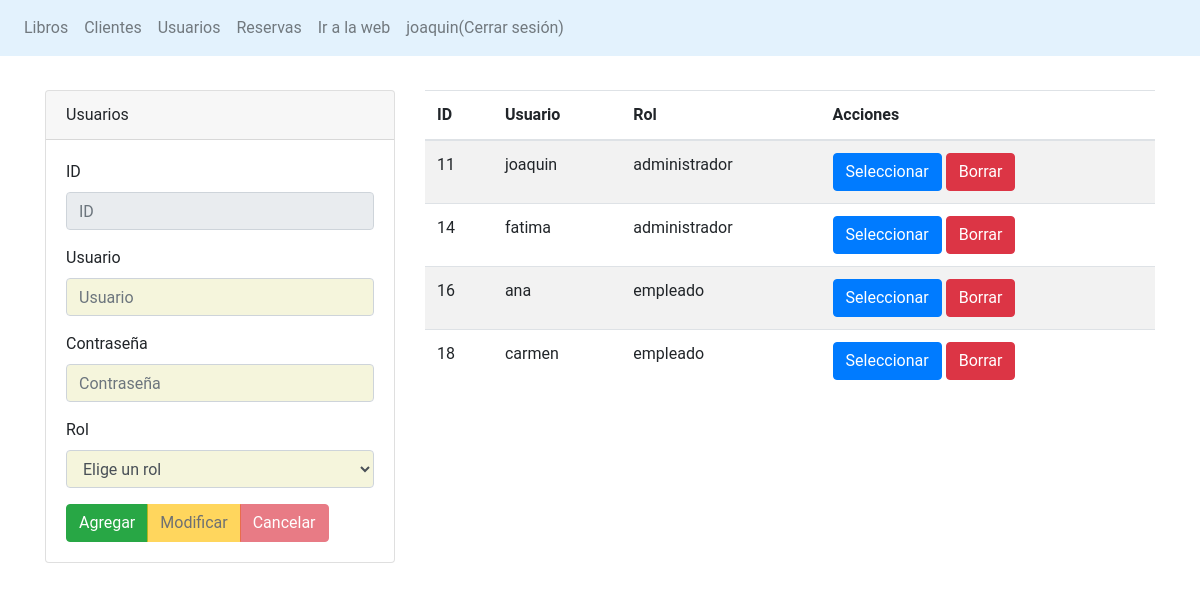
Screenshot of /administrador/usuarios.php (signed in) with the database file from the repository.
### tables this page shows
CREATE TABLE `usuarios` (
  `id` int(11) NOT NULL,
  `usuario` varchar(30) NOT NULL,
  `contrasenia` varchar(255) NOT NULL,
  `rol` varchar(20) NOT NULL
);

### config/UsuariosDAO.php (called while the page is built, shortened)
<?php
    require("conexion.php");
    $querySelect=$conexion->prepare("SELECT * FROM usuarios");
    $querySelect->execute();
    $resultados=$querySelect->fetchAll(PDO::FETCH_ASSOC);
?>

### administrador/usuarios.php (the view, shortened to what this page needs)
<?php include('template/header.php'); ?>
<?php
    $txtID=(isset($_POST['txtID']))?$_POST['txtID']:"";
    $txtUsuario=(isset($_POST['txtUsuario']))?$_POST['txtUsuario']:"";
    $txtContrasenia=(isset($_POST['txtContrasenia']))?$_POST['txtContrasenia']:"";
    $accion=(isset($_POST['accion']))?$_POST['accion']:"";
    require ("../config/UsuariosDAO.php");
?>
                <div class="col-md-4">
                    <div class="card">
                        <div class="card-header">
                            Usuarios
                        </div>
                        <div class="card-body">
                            <form method="POST">
                            <div class = "form-group">
                            <label for="txtID">ID</label>
                            <input type="text" required readonly class="form-control" name="txtID" value="<?php echo $txtID; ?>" id="txtID" placeholder="ID">
                            </div>
                            <div class="form-group">
                            <label for="txtNombre">Usuario</label>
                            <input type="text" required class="form-control formulario-input" name="txtUsuario" value="<?php echo $txtUsuario; ?>" id="txtUsuario" placeholder="Usuario">
                            </div>
                            <div class="form-group">
                            <label for="txtAutor">Contraseña</label>
                            <input type="password" required class="form-control formulario-input" name="txtContrasenia" value="<?php echo $txtContrasenia; ?>" id="txtContrasenia" placeholder="Contraseña">
                            </div>
                            <div class="form-group">
                            <label for="txtRol">Rol</label>
                            <select class="form-control formulario-input" required name="txtRol" id="txtRol">
                                <option value="">Elige un rol</option>
                            </select>
                            </div>
                            <div class="btn-group" role="group" aria-label="">
                                <button type="submit" value="Agregar" name="accion" <?php echo ($accion=="Seleccionar")?"disabled":""; ?> class="btn btn-success">Agregar</button>
                                <button type="submit" value="Modificar" name="accion" <?php echo ($accion!="Seleccionar")?"disabled":""; ?> class="btn btn-warning">Modificar</button>
                                <button type="submit" value="Cancelar" name="accion" <?php echo ($accion!="Seleccionar")?"disabled":""; ?> class="btn btn-danger">Cancelar</button>
                            </div>
                            </form>
                        </div>
                    </div>
                </div>
                <div class="col-md-8">
                    <table class="table table-striped">
                        <thead>
                            <tr>
                                <th>ID</th>
                                <th>Usuario</th>
                                <th>Rol</th>
                                <th>Acciones</th>
                            </tr>
                        </thead>
                        <tbody>
                            <?php foreach($resultados as $resultado){ ?>
                            <tr>
                                <td><?php echo $resultado['id']; ?></td>
                                <td><?php echo $resultado['usuario']; ?></td>
                                <td><?php echo $resultado['rol']; ?></td>
                                <td>
                                    <form method="post">
                                        <input type="submit" name="accion" value="Seleccionar" class="btn btn-primary"/>
                                        <button type="button" class="btn btn-danger" data-toggle="modal" data-target="#exampleModal<?php echo $resultado['id']; ?>">Borrar</button>
                                    </form>
                                </td>
                            </tr>
                            <?php } ?>
                        </tbody>
                    </table>
                </div>
<?php include('template/footer.php'); ?>

### administrador/template/header.php (shortened to what this page needs)
<!DOCTYPE html>
<html lang="en">
<head>
    <link rel="stylesheet" href="https://cdn.jsdelivr.net/npm/bootstrap@4.5.3/dist/css/bootstrap.min.css">
    <link rel="stylesheet" href="https://cdnjs.cloudflare.com/ajax/libs/font-awesome/6.1.1/css/all.min.css" />
    <link rel="stylesheet" href="../assets/css/style.css"/>
</head>
<body>
    <?php $url="http://".$_SERVER['HTTP_HOST']."/Proyecto_DAM-master"; ?>
    <nav class="navbar navbar-expand navbar-light nav-admin">
        <div class="nav navbar-nav">
            <a class="nav-item nav-link" href="libros.php">Libros <span class="sr-only">(current)</span></a>
            <a class="nav-item nav-link" href="clientes.php">Clientes</a>
            <?php if(isset($_SESSION["rol"]) && $_SESSION["rol"]=="administrador"){ ?>
            <a class="nav-item nav-link" href="usuarios.php">Usuarios</a>
            <?php } ?>
            <a class="nav-item nav-link" href="reservas.php">Reservas</a>
            <a class="nav-item nav-link" href="<?php echo $url; ?>">Ir a la web</a>
            <a class="nav-item nav-link" href="<?php echo $url;?>/config/cerrar_sesion.php"><?php echo $_SESSION["usuario_id"]; ?>(Cerrar sesión)</a>
        </div>
    </nav>
    <div class="container">
            <div class="row">

### administrador/template/footer.php (shortened to what this page needs)
        </div>
    </div>
</body>
</html>

### assets/css/style.css (style rules this page uses)
body { font-family: 'Roboto', sans-serif; }
nav { background-color:beige; margin-bottom: 10px; }
.nav-admin { background-color: #e3f2fd; }
.formulario-input { background-color: beige; }

### rows the page displays
usuarios: id "11", usuario "joaquin", rol "administrador"
usuarios: id "14", usuario "fatima", rol "administrador"
usuarios: id "16", usuario "ana", rol "empleado"
usuarios: id "18", usuario "carmen", rol "empleado"

### other values shown
$_SESSION["usuario_id"] "joaquin"
